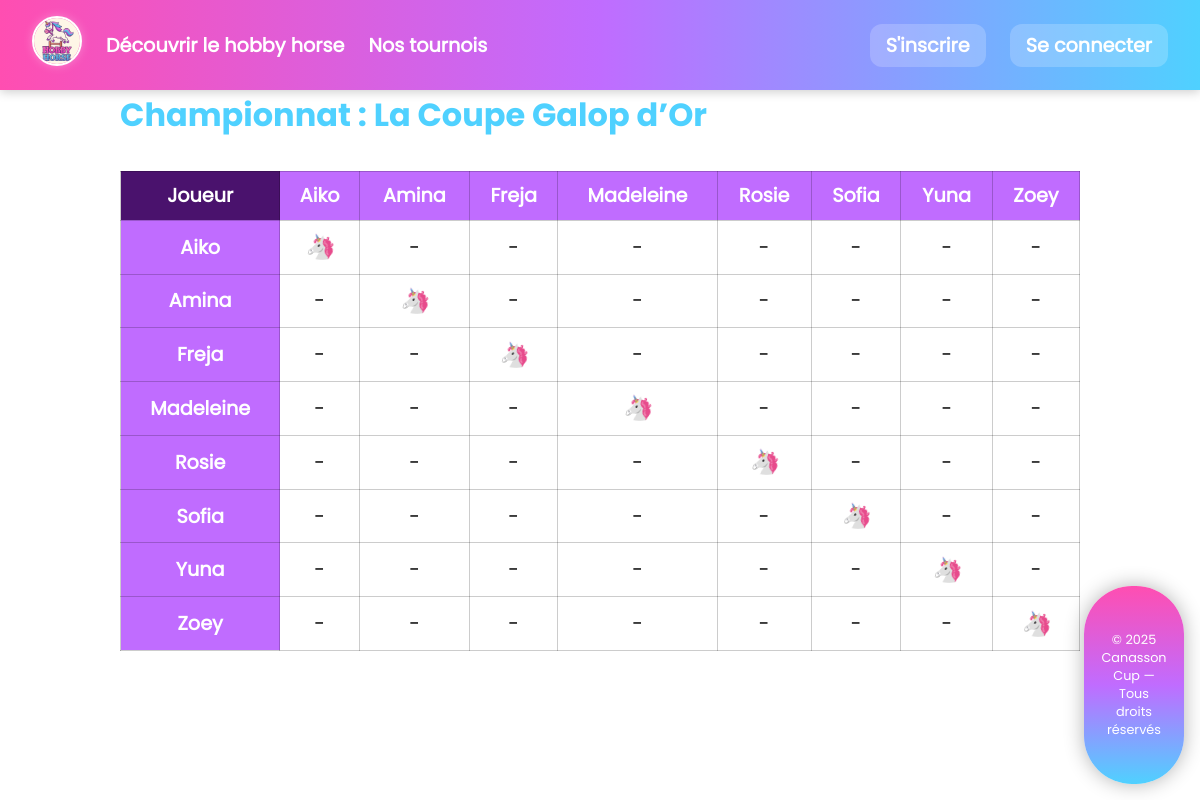
The app's page /tournoi-phases.php?tournoi_id=10 with its own data.
### tables this page shows
CREATE TABLE `tournois` (
  `id` int NOT NULL,
  `nom` varchar(255) NOT NULL,
  `statut` enum('En cours','Terminé','A venir') NOT NULL,
  `date` date NOT NULL,
  `type` enum('elimination','championnat') NOT NULL DEFAULT 'elimination',
  `description` text NOT NULL
);

CREATE TABLE `utilisateurs` (
  `id` int NOT NULL,
  `nom_utilisateur` varchar(255) NOT NULL,
  `mot_de_passe` varchar(255) NOT NULL,
  `role` enum('admin','joueur') NOT NULL,
  `token` varchar(255) DEFAULT NULL
);

### tournoi-championnat.php (the view, shortened to what this page needs)
<?php
$stmt = $bdd->prepare("
    SELECT DISTINCT u.id, u.nom_utilisateur
    FROM tournoi_participants tp
    JOIN utilisateurs u ON tp.joueur_id = u.id
    WHERE tp.tournoi_id = :tournoi_id
    ORDER BY u.nom_utilisateur
");
$stmt->execute(['tournoi_id' => $tournoi_id]);
$joueurs = $stmt->fetchAll(PDO::FETCH_ASSOC);
?>
<body>
    <table class="champion-matrix">
        <thead>
            <tr>
                <th class="corner">Joueur</th>
                <?php foreach ($joueurs as $col): ?>
                    <th class="player-col" data-joueur-id="<?= $col['id'] ?>"><?= htmlspecialchars($col['nom_utilisateur']) ?></th>
                <?php endforeach; ?>
            </tr>
        </thead>
        <tbody>
            <?php foreach ($joueurs as $row): ?>
                <tr>
                    <th class="player-row" data-joueur-id="<?= $row['id'] ?>"><?= htmlspecialchars($row['nom_utilisateur']) ?></th>
                    <?php foreach ($joueurs as $col): ?>
                        <td class="result-cell"
                            data-joueur1="<?= $row['id'] ?>"
                            data-joueur2="<?= $col['id'] ?>">
                            <?php if ($row['id'] === $col['id']): ?>
                                <span class="self">🦄</span>
                            <?php else: ?>
                                <span class="empty">-</span>
                            <?php endif; ?>
                        </td>
                    <?php endforeach; ?>
                </tr>
            <?php endforeach; ?>
        </tbody>
    </table>
</body>

### tournoi-phases.php (shortened to what this page needs)
<?php
include('function.php');
$tournoi_id = (int)$_GET['tournoi_id'];
$stmt = $bdd->prepare("SELECT *
                    FROM tournois
                    WHERE id = :id"
                    );
$stmt->execute(['id' => $tournoi_id]);
$tournoi = $stmt->fetch();
include('head.php');
?>
<body>
    <?php include('nav.php'); ?>
    <section class="bracket__wrapper container">
        <h2>Championnat : <?= $tournoi['nom'] ?></h2>
        <?php if ($tournoi['type'] === 'elimination') {
            include('tournoi-elimination.php');
        } elseif ($tournoi['type'] === 'championnat') {
            include('tournoi-championnat.php');
        } ?>
    </section>
    <?php include('footer.php'); ?>
</body>
</html>

### assets/css/style.css (style rules this page uses)
* { box-sizing: border-box; }
body { font-family: "Poppins"; font-size: 1.2rem; margin: 0; padding-top: 4rem; background-image: url(../../assets/img/bg-pink.jpg); }
section { margin-bottom: 3rem; }
h2 { font-family: "PoppinsBold"; font-size: 2rem; color: #4FD1FF; }
.container { width: 80%; margin: 0 auto; }
.champion-matrix { width: 100%; border-collapse: collapse; margin-top: 2rem; }
.champion-matrix th, .champion-matrix td { border: 1px solid rgba(0, 0, 0, 0.2); padding: 0.6rem; text-align: center; transition: background-color 0.3s ease; }
.champion-matrix .corner { background-color: #4a126d; color: white; font-weight: bold; }
.champion-matrix .player-row, .champion-matrix .player-col { background-color: #C06CFF; color: white; font-weight: bold; }
.champion-matrix .self { background-color: #eee; font-style: italic; color: #aaa; }
.champion-matrix .self { font-size: 1.5rem; display: inline-block; color: #C06CFF; animation: pony-bounce 1.2s ease-in-out infinite; line-height: 1; background: rgba(255, 255, 255, 0.2); padding: 0.3rem; border-radius: 0.5rem; }

### records on screen
tournois: nom "La Coupe Galop d’Or"
utilisateurs: nom_utilisateur "Aiko"
utilisateurs: nom_utilisateur "Amina"
utilisateurs: nom_utilisateur "Freja"
utilisateurs: nom_utilisateur "Madeleine"
utilisateurs: nom_utilisateur "Rosie"
utilisateurs: nom_utilisateur "Sofia"
utilisateurs: nom_utilisateur "Yuna"
utilisateurs: nom_utilisateur "Zoey"
